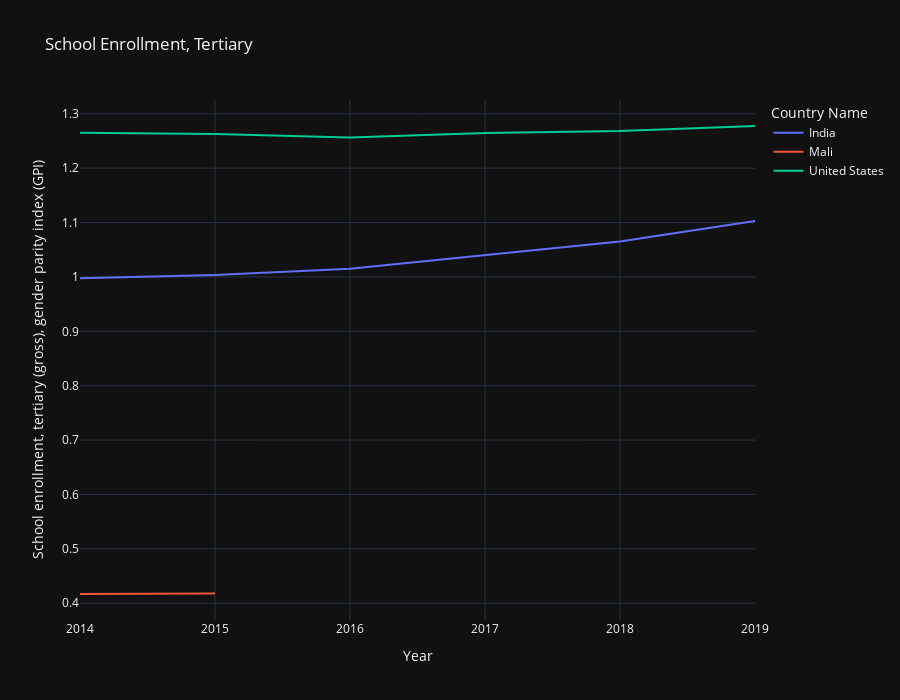

Source (notebook cell):
### Code cell
fig = px.line(
    df_edu_tertiary,
    x= "Year",
    labels={"value":"School enrollment, tertiary (gross), gender parity index (GPI)"},
    y= "value",
    height= 700,
    color= "Country Name",
    template=list(plotly.io.templates.keys())[5],
    title= "School Enrollment, Tertiary"
)

fig.show()

### Figure 1 — Plotly figure (JSON) as saved in the notebook; plotly's stock layout.template omitted (floating-point values rounded to 4 significant figures)
{"data": [{"hovertemplate": "Country Name=India<br>Year=%{x}<br>School enrollment, tertiary (gross), gender parity index (GPI)=%{y}<extra></extra>", "legendgroup": "India", "line": {"color": "#636efa", "dash": "solid"}, "marker": {"symbol": "circle"}, "mode": "lines", "name": "India", "orientation": "v", "showlegend": true, "type": "scatter", "x": [2014, 2015, 2016, 2017, 2018, 2019], "xaxis": "x", "y": [0.9975, 1.004, 1.015, 1.04, 1.065, 1.103], "yaxis": "y"}, {"hovertemplate": "Country Name=Mali<br>Year=%{x}<br>School enrollment, tertiary (gross), gender parity index (GPI)=%{y}<extra></extra>", "legendgroup": "Mali", "line": {"color": "#EF553B", "dash": "solid"}, "marker": {"symbol": "circle"}, "mode": "lines", "name": "Mali", "orientation": "v", "showlegend": true, "type": "scatter", "x": [2014, 2015], "xaxis": "x", "y": [0.4169, 0.418], "yaxis": "y"}, {"hovertemplate": "Country Name=United States<br>Year=%{x}<br>School enrollment, tertiary (gross), gender parity index (GPI)=%{y}<extra></extra>", "legendgroup": "United States", "line": {"color": "#00cc96", "dash": "solid"}, "marker": {"symbol": "circle"}, "mode": "lines", "name": "United States", "orientation": "v", "showlegend": true, "type": "scatter", "x": [2014, 2015, 2016, 2017, 2018, 2019], "xaxis": "x", "y": [1.265, 1.263, 1.256, 1.265, 1.268, 1.278], "yaxis": "y"}], "layout": {"height": 700, "legend": {"title": {"text": "Country Name"}, "tracegroupgap": 0}, "title": {"text": "School Enrollment, Tertiary"}, "xaxis": {"anchor": "y", "domain": [0, 1], "title": {"text": "Year"}}, "yaxis": {"anchor": "x", "domain": [0, 1], "title": {"text": "School enrollment, tertiary (gross), gender parity index (GPI)"}}}}
